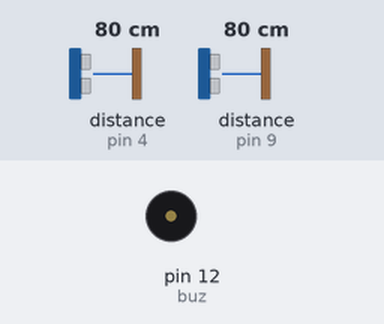
Recording of a sketch running on a simulated Arduino Uno, built with avr-gcc and run on an emulated ATmega328P. Shown: buzzer (waves = sounding, pin HIGH). Inputs (shaded band) come from the test bench; at power-on: distance to the obstacle (sensors on pin 4, pin 9) 80 cm. The echo pulse lasts 58.3 µs per cm; what the sketch prints to the serial monitor is not drawn.

Above: at 0.4 s.
Timing chart, 0 to 5.1 s (numbered marks = the images above):
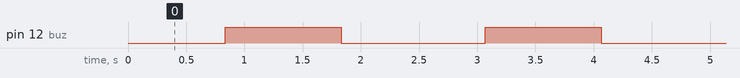

The sketch:

ULTRASONIC_SENSOR.ino
```cpp
#include <Ultrasonic.h>
int cont =0;
int buz=12;
 Ultrasonic ultrassom(10 ,9); // define o nome do sensor(ultrassom)
//e onde esta ligado o trig(8) e o echo(7) respectivamente
Ultrasonic ultrassom1(5,4); // define o nome do sensor(ultrassom)
//e onde esta ligado o trig(5) e o echo(4) respectivamente

// Esta função "setup" roda uma vez quando a placa e ligada ou resetada
 void setup() {
 Serial.begin(9600); //Habilita Comunicação Serial a uma taxa de 9600 bauds.
 long distancia;
 pinMode(buz, OUTPUT);
 }

// Função que se repete infinitamente quando a placa é ligada
 void loop()
 {
  int distancia = ultrassom.Ranging(CM);// ultrassom.Ranging(CM) retorna a distancia em
   int distancia1 = ultrassom1.Ranging(CM);// ultrassom.Ranging(CM) retorna a distancia em                                  // centímetros(CM) ou polegadas(INC)
   Serial.print(distancia); //imprime o valor da variável distancia
   Serial.println("cm");
   Serial.print(distancia1); //imprime o valor da variável distancia
   Serial.println("cm");

   if((distancia<=180 && distancia>=13 )||(distancia1<=180&& distancia1>=13)){
    cont++;
   }
    Serial.println(cont);
   if (cont>2){
    Serial.println("Sai dai porra");
    digitalWrite(buz,HIGH);
    delay(1000);
    digitalWrite(buz,LOW);

    cont=0;
   }
   Serial.println(cont);
   delay(400);
 }
```

Measured:
- by itself, pin 12 (buz): alternates HIGH for 1.0 s and LOW for 1.2 s
